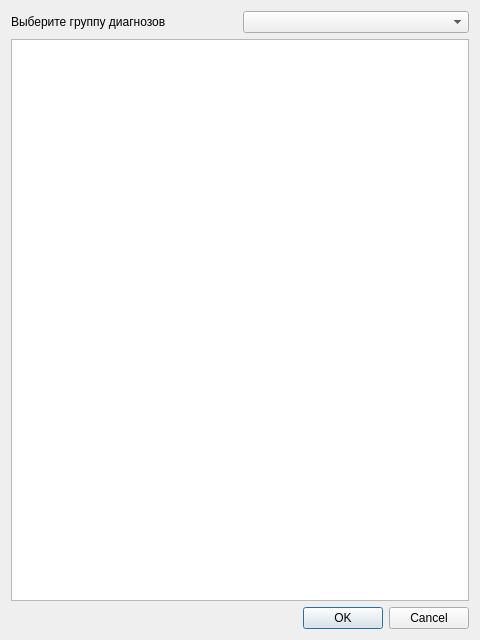
<?xml version="1.0" encoding="UTF-8"?>
<ui version="4.0">
 <class>MyClassDiagnosisSelection</class>
 <widget class="QDialog" name="MyClassDiagnosisSelection">
  <property name="geometry">
   <rect>
    <x>0</x>
    <y>0</y>
    <width>480</width>
    <height>640</height>
   </rect>
  </property>
  <property name="windowTitle">
   <string>Dialog</string>
  </property>
  <layout class="QVBoxLayout" name="verticalLayout">
   <item>
    <layout class="QHBoxLayout" name="horizontalLayout">
     <item>
      <widget class="QLabel" name="label">
       <property name="text">
        <string>Выберите группу диагнозов</string>
       </property>
      </widget>
     </item>
     <item>
      <widget class="QComboBox" name="comboBox"/>
     </item>
    </layout>
   </item>
   <item>
    <widget class="QTableWidget" name="tableWidget"/>
   </item>
   <item>
    <widget class="QDialogButtonBox" name="buttonBox">
     <property name="orientation">
      <enum>Qt::Horizontal</enum>
     </property>
     <property name="standardButtons">
      <set>QDialogButtonBox::Cancel|QDialogButtonBox::Ok</set>
     </property>
    </widget>
   </item>
  </layout>
 </widget>
 <resources/>
 <connections>
  <connection>
   <sender>buttonBox</sender>
   <signal>accepted()</signal>
   <receiver>MyClassDiagnosisSelection</receiver>
   <slot>accept()</slot>
   <hints>
    <hint type="sourcelabel">
     <x>248</x>
     <y>254</y>
    </hint>
    <hint type="destinationlabel">
     <x>157</x>
     <y>274</y>
    </hint>
   </hints>
  </connection>
  <connection>
   <sender>buttonBox</sender>
   <signal>rejected()</signal>
   <receiver>MyClassDiagnosisSelection</receiver>
   <slot>reject()</slot>
   <hints>
    <hint type="sourcelabel">
     <x>316</x>
     <y>260</y>
    </hint>
    <hint type="destinationlabel">
     <x>286</x>
     <y>274</y>
    </hint>
   </hints>
  </connection>
 </connections>
</ui>
